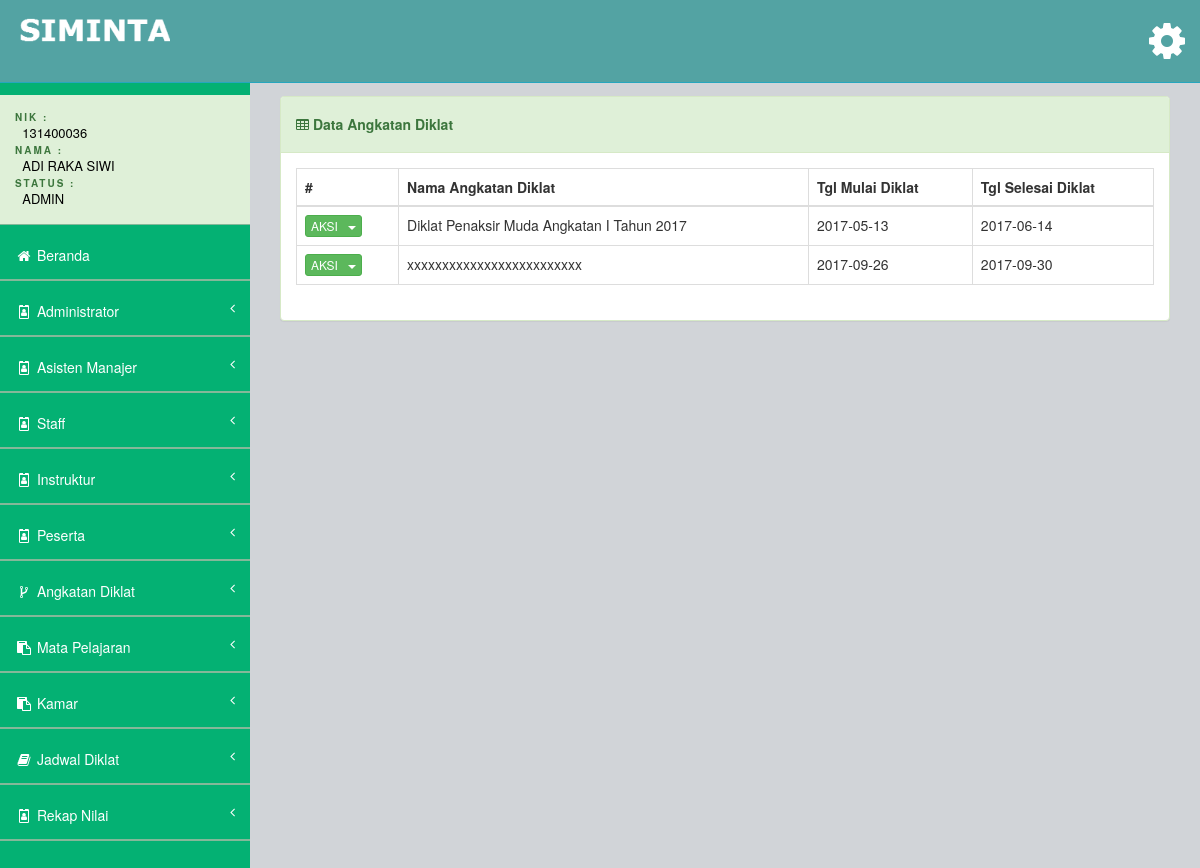
Before: /views/admin/main.php?page=lihat-angkatan (signed in) with the older database file.
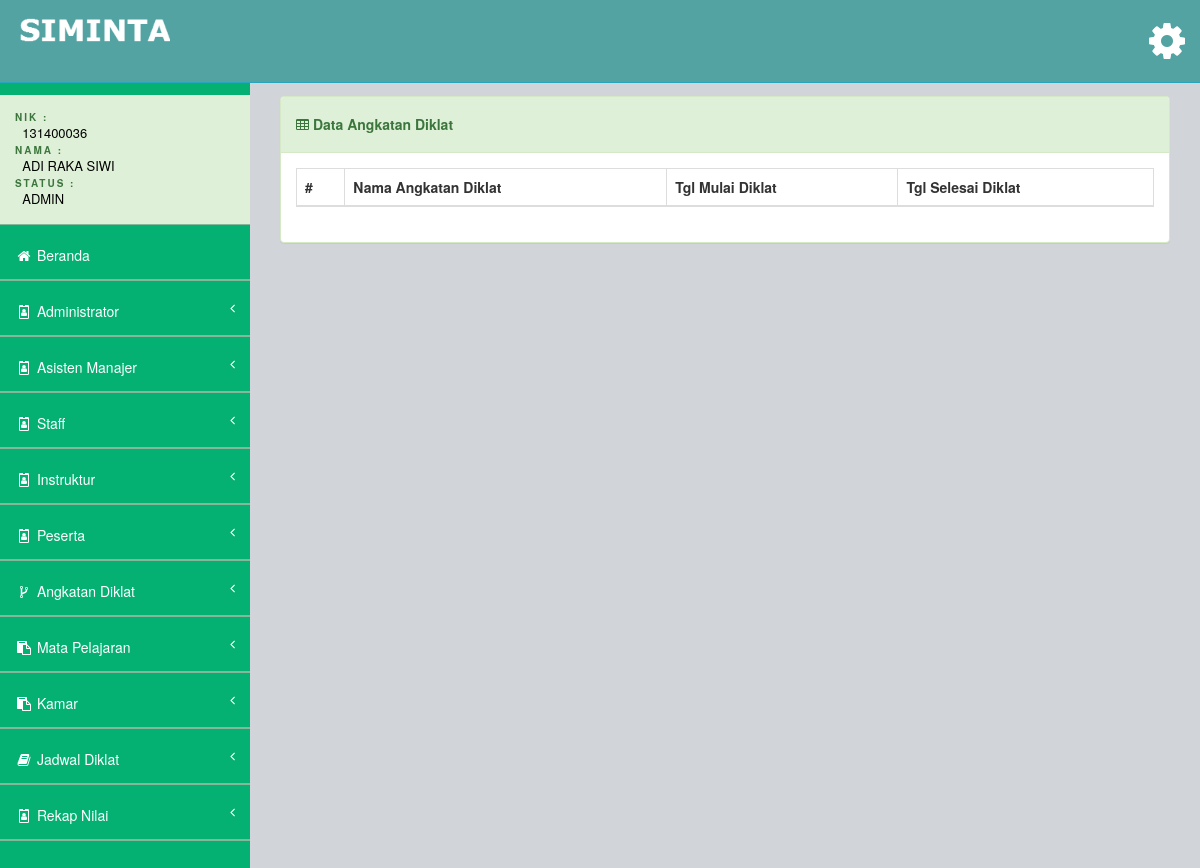
After: the same page with the newer database file.
### tables this page shows
CREATE TABLE `tb_angkatan` (
  `id` int(10) NOT NULL AUTO_INCREMENT,
  `nama_diklat` varchar(200) NOT NULL,
  `tgl_masuk` date NOT NULL,
  `tgl_selesai` date NOT NULL,
  PRIMARY KEY (`id`)
);

### views/admin/angkatan_diklat/lihat-angkatan.php (the view, shortened to what this page needs)
<div class="row">
    <div class="col-md-12">
        <div class="panel panel-success">
            <div class="panel-heading">
                <h5><strong><i class="fa fa-table"></i>&nbsp;Data Angkatan Diklat</strong></h5>
            </div>
            <div class="panel-body">
                <div class="">
                    <table class="table table-bordered table-hover my-datatable">
                        <thead>
                            <tr>
                                <th>#</th>
                                <th>Nama Angkatan Diklat</th>
                                <th>Tgl Mulai Diklat</th>
                                <th>Tgl Selesai Diklat</th>
                            </tr>
                        </thead>
                        <tbody>
                            <?php
                                $sql = "SELECT * FROM tb_angkatan";
                                $proses = mysqli_query($conn, $sql);
                                while ($data = mysqli_fetch_assoc($proses))
                                {
                            ?>
                                <tr>
                                    <td>
                                        <div class="dropdown">
                                        <button class="btn btn-success btn-xs dropdown-toggle" type="button" data-toggle="dropdown">
                                                AKSI &nbsp;
                                                <span class="caret"></span>
                                            </button>
                                        </div>
                                    </td>
                                    <td><?php echo $data["nama_diklat"] ?></td>
                                    <td><?php echo $data["tgl_masuk"] ?></td>
                                    <td><?php echo $data["tgl_selesai"] ?></td>
                                </tr>
                            <?php
                                }
                            ?>
                        </tbody>
                    </table>
                </div>
            </div>
        </div>
    </div>
</div>

Changed rows visible on the page:
removed tb_angkatan: nama_diklat "Diklat Penaksir Muda Angkatan I Tahun 2017", tgl_masuk "2017-05-13", tgl_selesai "2017-06-14"
removed tb_angkatan: nama_diklat "xxxxxxxxxxxxxxxxxxxxxxxxx", tgl_masuk "2017-09-26", tgl_selesai "2017-09-30"
